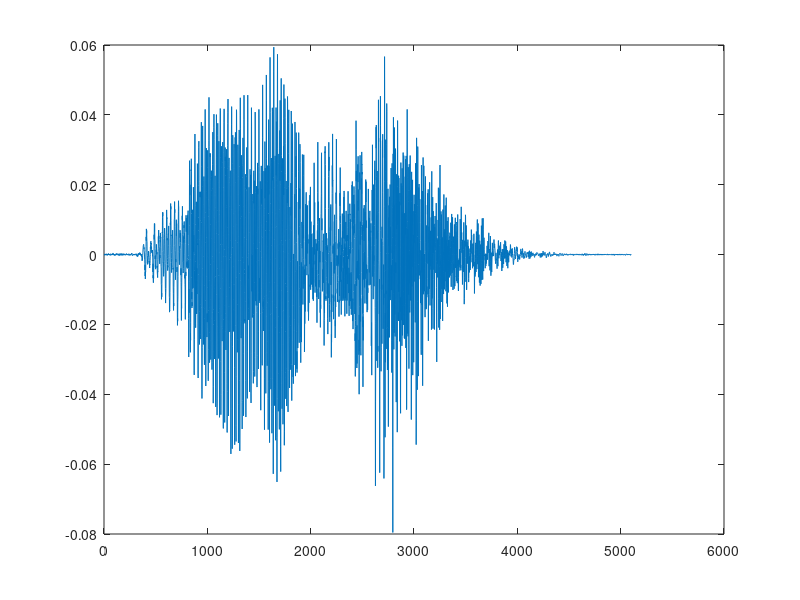
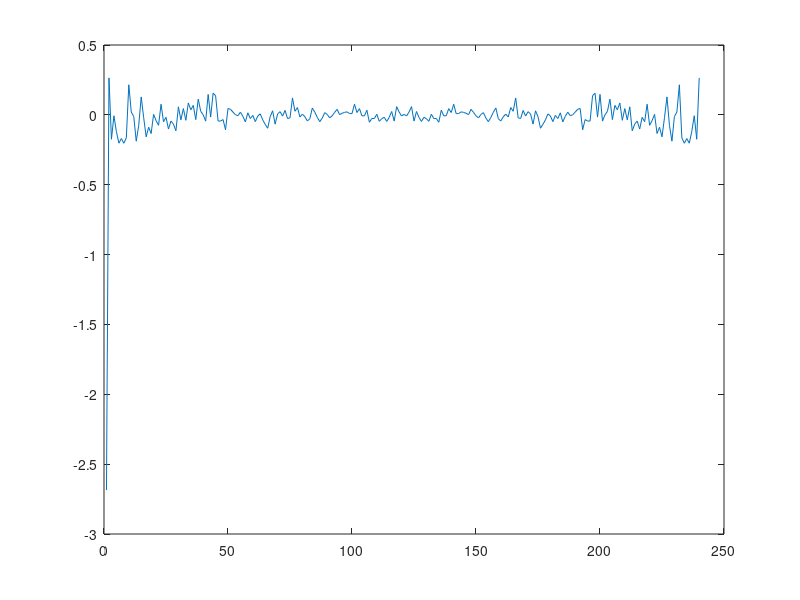

The MATLAB source for these figures, in order: (Note: this script raises an error after producing the figures.)
clear all, close all, clc
load nombre01.mat
%%
tiempoTrama = 0.03;
tiempoDesplTrama = 0.01;
a = 0.95;
longTrama = round(Fs * tiempoTrama);
longDespTrama = round (Fs * tiempoDesplTrama);
figure, plot(senal)
%%
vocal1 = senal(1500:1500+longTrama-1);
vocal2 = senal(2700:2700+longTrama-1);
vocal1 = hamming(length(vocal1)).*vocal1;
vocal2 = hamming(length(vocal2)).*vocal2;
% Cepstrum real
rcepstrum = real(ifft(log(abs(fft(vocal2)))));
figure, plot(rcepstrum)
[pks, indices] = findpeaks(rcepstrum);

[~,index] = sort(pks, 'descend');
pitch = 1/(indices(index(1))/Fs);